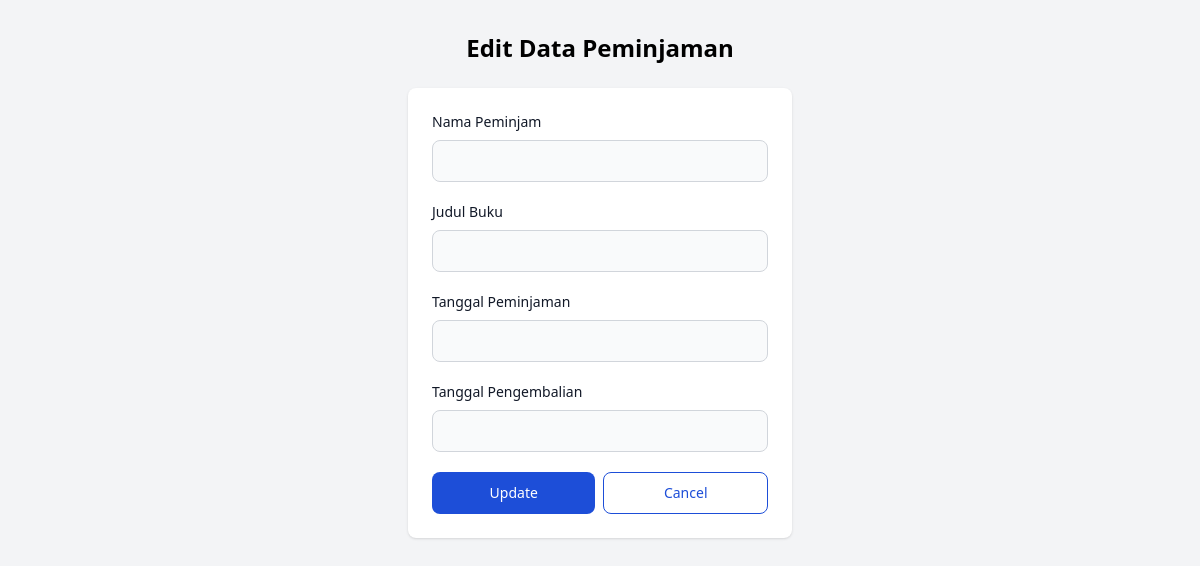
Before: /edit/2 with the older database file.
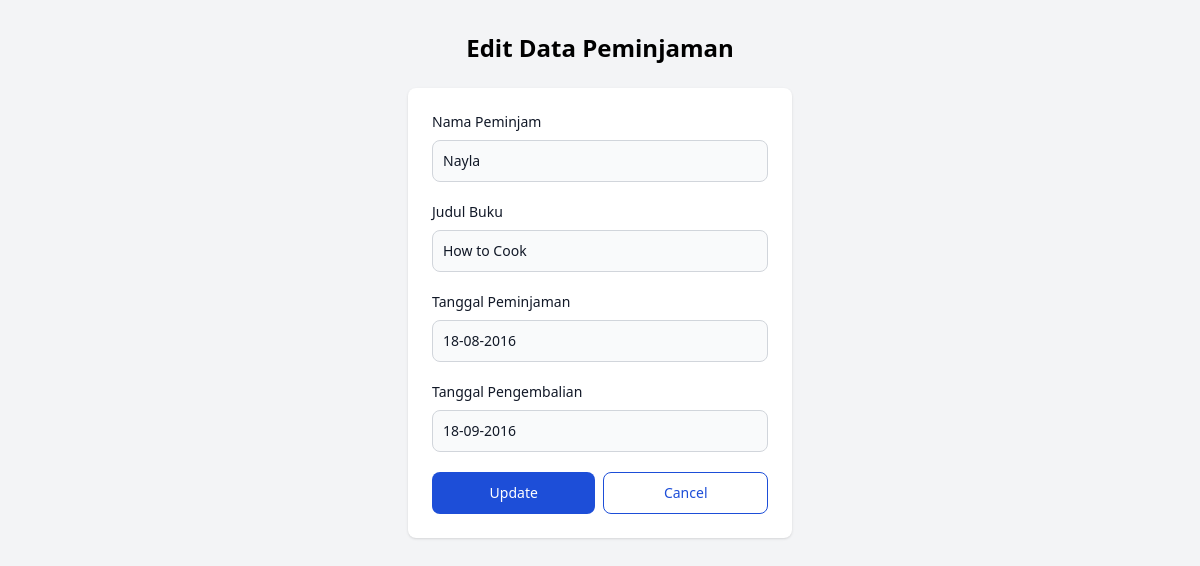
After: the same page with the newer database file.
### tables this page shows
CREATE TABLE perpustakaan(
        id INTEGER PRIMARY KEY AUTOINCREMENT,
        peminjam TEXT NOT NULL,
        buku TEXT NOT NULL,
        tanggal_peminjaman TEXT NOT NULL,
        tanggal_pengembalian TEXT NOT NULL
    );

### app.py (the view, shortened to what this page needs)
@app.route('/edit/<int:id>', methods=['GET', 'POST'])
def edit(id):
    conn = get_connection()
    buku = conn.execute('SELECT * FROM perpustakaan WHERE id = ?', (id,)).fetchone()
    conn.close()
    return render_template('edit.html', buku=buku)

### app.py (called while the page is built)
def get_connection():
    conn = sqlite3.connect(DATABASE)
    conn.row_factory = sqlite3.Row
    return conn

### templates/edit.html (shortened to what this page needs)
<!DOCTYPE html>
<html lang="en">
<head>
    <script src="https://cdn.tailwindcss.com"></script>
</head>
<body class="bg-gray-100 min-h-screen">
    <h1 class="text-2xl font-bold text-center mt-8 mb-6">Edit Data Peminjaman</h1>
    <form method="POST" class="max-w-sm mx-auto bg-white p-6 rounded-lg shadow">
        <div class="mb-5">
            <label for="peminjam" class="block mb-2 text-sm font-medium text-gray-900">Nama Peminjam</label>
            <input type="text" id="peminjam" name="peminjam" value="{{ buku['peminjam'] }}" class="bg-gray-50 border border-gray-300 text-gray-900 text-sm rounded-lg focus:ring-blue-500 focus:border-blue-500 block w-full p-2.5" required />
        </div>
        <div class="mb-5">
            <label for="buku" class="block mb-2 text-sm font-medium text-gray-900">Judul Buku</label>
            <input type="text" id="buku" name="buku" value="{{ buku['buku'] }}" class="bg-gray-50 border border-gray-300 text-gray-900 text-sm rounded-lg focus:ring-blue-500 focus:border-blue-500 block w-full p-2.5" required />
        </div>
        <div class="mb-5">
            <label for="tanggal_peminjaman" class="block mb-2 text-sm font-medium text-gray-900">Tanggal Peminjaman</label>
            <input type="text" id="tanggal_peminjaman" name="tanggal_peminjaman" value="{{ buku['tanggal_peminjaman'] }}" class="bg-gray-50 border border-gray-300 text-gray-900 text-sm rounded-lg focus:ring-blue-500 focus:border-blue-500 block w-full p-2.5" required />
        </div>
        <div class="mb-5">
            <label for="tanggal_pengembalian" class="block mb-2 text-sm font-medium text-gray-900">Tanggal Pengembalian</label>
            <input type="text" id="tanggal_pengembalian" name="tanggal_pengembalian" value="{{ buku['tanggal_pengembalian'] }}" class="bg-gray-50 border border-gray-300 text-gray-900 text-sm rounded-lg focus:ring-blue-500 focus:border-blue-500 block w-full p-2.5" required />
        </div>
        <div class="flex gap-2">
            <button type="submit" class="text-white bg-blue-700 hover:bg-blue-800 focus:ring-4 focus:outline-none focus:ring-blue-300 font-medium rounded-lg text-sm w-full px-5 py-2.5 text-center">Update</button>
            <a href="{{ url_for('index') }}" class="text-blue-700 bg-white border border-blue-700 hover:bg-blue-50 focus:ring-4 focus:outline-none focus:ring-blue-300 font-medium rounded-lg text-sm w-full px-5 py-2.5 text-center">Cancel</a>
        </div>
    </form>
</body>
</html>

Changed rows visible on the page:
added perpustakaan: peminjam "Nayla", buku "How to Cook", tanggal_peminjaman "18-08-2016", tanggal_pengembalian "18-09-2016"
